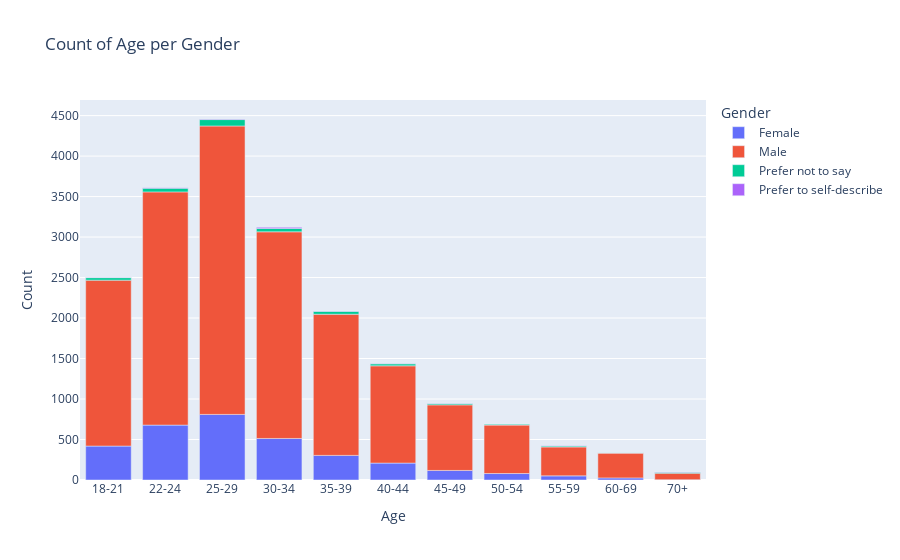

Notebook source saved alongside this figure:
### Markdown cell above
What about age by gender? We'll have to group variables together first.

### Code cell
age_gender_df = df[["Q1", "Q2"]]
age_gender_groups = age_gender_df.groupby(["Q1", "Q2"]).size().unstack()
fig = px.bar(age_gender_groups, title="Count of Age per Gender", labels={"Q1": "Age", "value": "Count"})
fig.update_layout(legend_title_text='Gender')
# fig.update_layout(barmode="group")
fig.show()

### Figure 1 — Plotly figure (JSON) as saved in the notebook; plotly's stock layout.template omitted (floating-point values rounded to 4 significant figures)
{"data": [{"alignmentgroup": "True", "hovertemplate": "Q2=Female<br>Age=%{x}<br>Count=%{y}<extra></extra>", "legendgroup": "Female", "marker": {"color": "#636efa", "pattern": {"shape": ""}}, "name": "Female", "offsetgroup": "Female", "orientation": "v", "showlegend": true, "textposition": "auto", "type": "bar", "x": ["18-21", "22-24", "25-29", "30-34", "35-39", "40-44", "45-49", "50-54", "55-59", "60-69", "70+"], "xaxis": "x", "y": [419, 678, 810, 513, 304, 209, 118, 80, 51, 26, 4], "yaxis": "y"}, {"alignmentgroup": "True", "hovertemplate": "Q2=Male<br>Age=%{x}<br>Count=%{y}<extra></extra>", "legendgroup": "Male", "marker": {"color": "#EF553B", "pattern": {"shape": ""}}, "name": "Male", "offsetgroup": "Male", "orientation": "v", "showlegend": true, "textposition": "auto", "type": "bar", "x": ["18-21", "22-24", "25-29", "30-34", "35-39", "40-44", "45-49", "50-54", "55-59", "60-69", "70+"], "xaxis": "x", "y": [2049, 2880, 3562, 2552, 1743, 1201, 810, 598, 357, 306, 80], "yaxis": "y"}, {"alignmentgroup": "True", "hovertemplate": "Q2=Prefer not to say<br>Age=%{x}<br>Count=%{y}<extra></extra>", "legendgroup": "Prefer not to say", "marker": {"color": "#00cc96", "pattern": {"shape": ""}}, "name": "Prefer not to say", "offsetgroup": "Prefer not to say", "orientation": "v", "showlegend": true, "textposition": "auto", "type": "bar", "x": ["18-21", "22-24", "25-29", "30-34", "35-39", "40-44", "45-49", "50-54", "55-59", "60-69", "70+"], "xaxis": "x", "y": [31, 46, 79, 42, 36, 25, 17, 13, 13, 5, 11], "yaxis": "y"}, {"alignmentgroup": "True", "hovertemplate": "Q2=Prefer to self-describe<br>Age=%{x}<br>Count=%{y}<extra></extra>", "legendgroup": "Prefer to self-describe", "marker": {"color": "#ab63fa", "pattern": {"shape": ""}}, "name": "Prefer to self-describe", "offsetgroup": "Prefer to self-describe", "orientation": "v", "showlegend": true, "textposition": "auto", "type": "bar", "x": ["18-21", "22-24", "25-29", "30-34", "35-39", "40-44", "45-49", "50-54", "55-59", "60-69", "70+"], "xaxis": "x", "y": [3, 6, 7, 13, 4, 4, 4, 1, 1, 1, 5], "yaxis": "y"}], "layout": {"barmode": "relative", "legend": {"title": {"text": "Gender"}, "tracegroupgap": 0}, "title": {"text": "Count of Age per Gender"}, "xaxis": {"anchor": "y", "domain": [0, 1], "title": {"text": "Age"}}, "yaxis": {"anchor": "x", "domain": [0, 1], "title": {"text": "Count"}}}}
